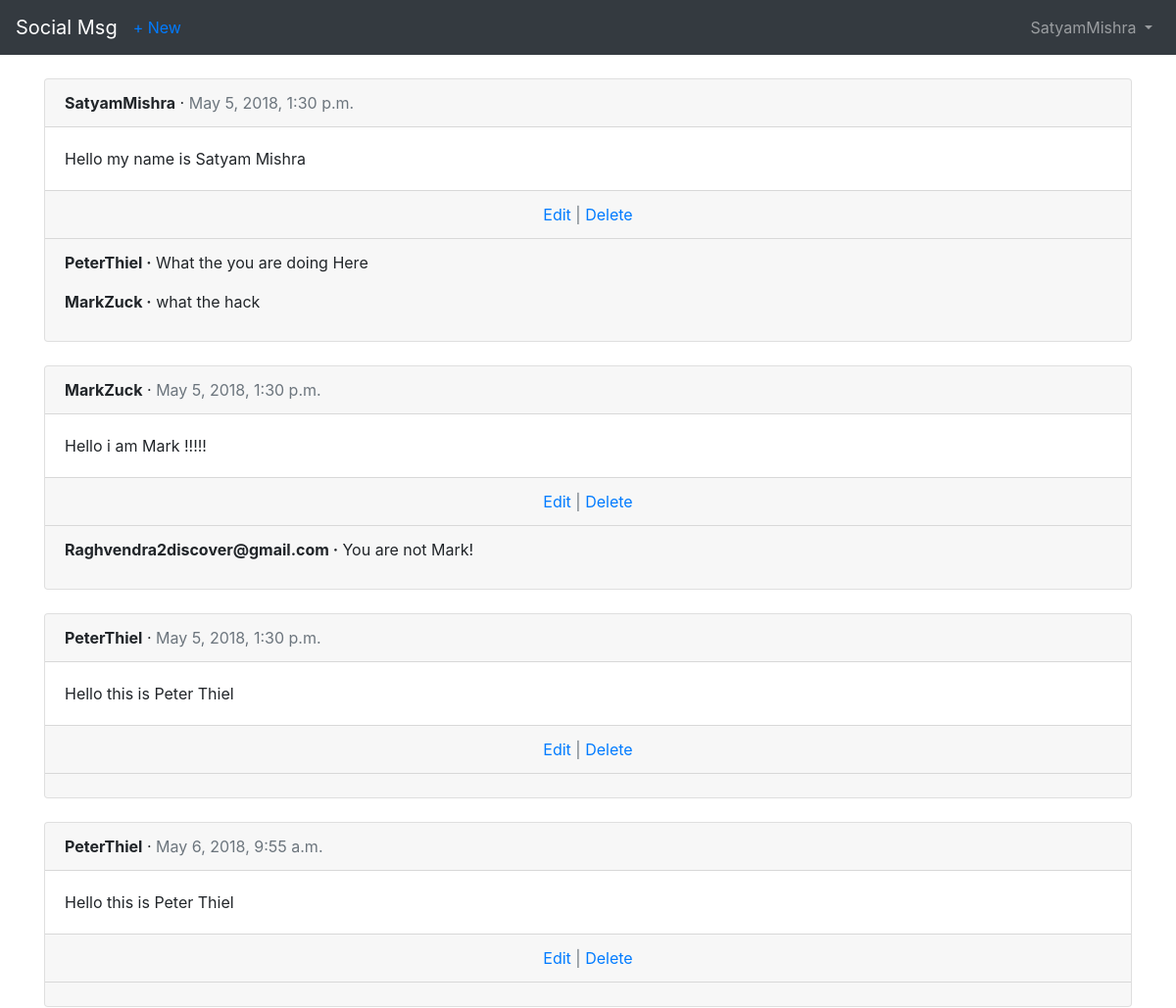
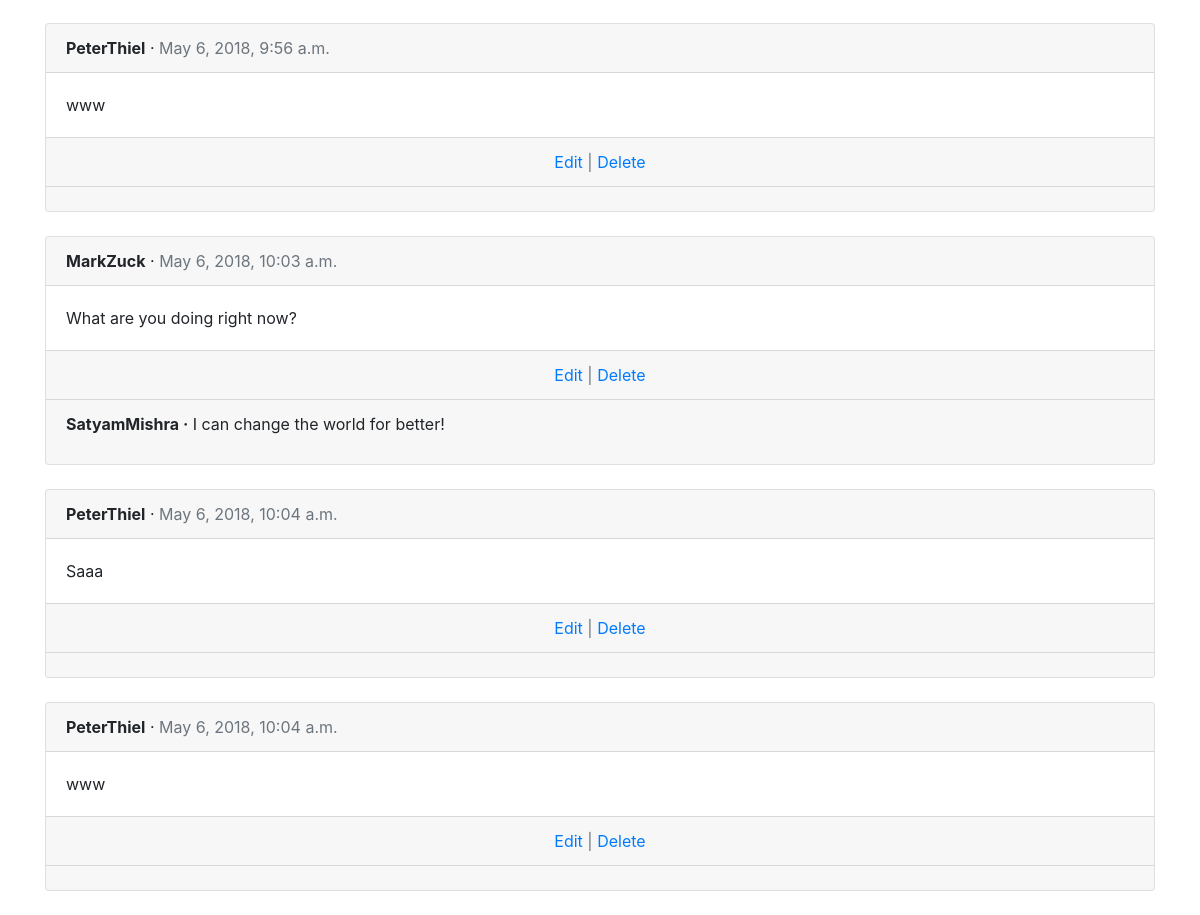
The app's page /posts/ (signed in) with its own data (2 pictures, top to bottom).
### users/models.py (models this page shows)
class CustomUser(AbstractUser):
    objects = CustomUserManager()

### posts/models.py (models this page shows, shortened)
class Post(models.Model):
    message = models.CharField(max_length=280)
    date = models.DateTimeField(auto_now_add=True)
    author = models.ForeignKey(
        settings.AUTH_USER_MODEL,
        on_delete=models.CASCADE,
    )

class Comment(models.Model):
    post = models.ForeignKey(Post, on_delete=models.CASCADE)
    comment = models.CharField(max_length=140)
    author = models.ForeignKey(
        settings.AUTH_USER_MODEL,
        on_delete=models.CASCADE,
    )
    def __str__(self):
        return self.comment

### posts/views.py (the view)
# urls.py: path('', views.PostListView.as_view(), name='post_list'),
class PostListView(ListView):
    model = models.Post
    template_name = 'post_list.html'

### templates/post_list.html (shortened to what this page needs)
{% extends 'base.html' %}
{% block content %}
  {% for post in object_list %}
    <div class="card">
      <div class="card-header">
        <span class="font-weight-bold">{{ post.author }}</span> &middot; <span class="text-muted">{{ post.date }}</span>
      </div>
      <div class="card-body">
        {{ post.message }}
      </div>
      <div class="card-footer text-center text-muted">
  <a href="{% url 'post_edit' post.pk %}">Edit</a> |
  <a href="{% url 'post_delete' post.pk %}">Delete</a>
</div>
<div class="card-footer">
        {% for comment in post.comment_set.all %}
          <p>
            <span class="font-weight-bold">{{ comment.author }} &middot;</span>
            {{ comment }}
          </p>
        {% endfor %}
</div>
    </div>
    <br />
  {% endfor %}
{% endblock content %}

### templates/base.html (shortened to what this page needs)
<!doctype html>
<html lang="en">
  <head>
    <link rel="stylesheet" href="https://maxcdn.bootstrapcdn.com/bootstrap/4.0.0/css/bootstrap.min.css">
  </head>
  <body>
    <nav class="navbar navbar-expand-md navbar-dark bg-dark mb-4">
      <a class="navbar-brand" href="{% url 'home' %}">Social Msg</a>
      {% if user.is_authenticated %}
      <ul class="navbar-nav mr-auto">
            <li class="nav-item"><a href="{% url 'post_new' %}">+ New</a></li>
          </ul>
      <div class="collapse navbar-collapse" id="navbarCollapse">
          <ul class="navbar-nav ml-auto">
            <li class="nav-item">
              <a class="nav-link dropdown-toggle" href="#" id="userMenu" data-toggle="dropdown" aria-haspopup="true" aria-expanded="false">
                {{ user.username }}
              </a>
            </li>
          </ul>
        {% else %}
          <form class="form-inline ml-auto">
            <a href="{% url 'login' %}" class="btn btn-outline-secondary">Log in</a>
            <a href="{% url 'signup' %}" class="btn btn-primary ml-2">Sign up</a>
          </form>
        {% endif %}
      </div>
    </nav>
<div class="container">
  {% block content %}
  {% endblock %}
</div>
  </body>
</html>

### records on screen
CustomUser: username "SatyamMishra"
Post: author "SatyamMishra", date "May 5, 2018, 1:30 p.m.", message "Hello my name is Satyam Mishra"
Comment: author "PeterThiel", comment "What the you are doing Here"
Comment: author "MarkZuck", comment "what the hack"
Post: author "MarkZuck", date "May 5, 2018, 1:30 p.m.", message "Hello i am Mark !!!!!"
Comment: author "Raghvendra2discover@gmail.com", comment "You are not Mark!"
Post: author "PeterThiel", date "May 5, 2018, 1:30 p.m.", message "Hello this is Peter Thiel"
Post: author "PeterThiel", date "May 6, 2018, 9:55 a.m.", message "Hello this is Peter Thiel"
Post: author "PeterThiel", date "May 6, 2018, 9:56 a.m.", message "www"
Post: author "MarkZuck", date "May 6, 2018, 10:03 a.m.", message "What are you doing right now?"
Comment: author "SatyamMishra", comment "I can change the world for better!"
Post: author "PeterThiel", date "May 6, 2018, 10:04 a.m.", message "Saaa"
Post: author "PeterThiel", date "May 6, 2018, 10:04 a.m.", message "www"
